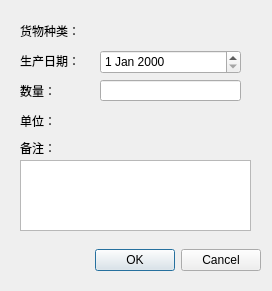
<?xml version="1.0" encoding="UTF-8"?>
<ui version="4.0">
 <class>EditCargo</class>
 <widget class="QDialog" name="EditCargo">
  <property name="geometry">
   <rect>
    <x>0</x>
    <y>0</y>
    <width>272</width>
    <height>291</height>
   </rect>
  </property>
  <property name="windowTitle">
   <string>进货</string>
  </property>
  <widget class="QDialogButtonBox" name="buttonBox">
   <property name="geometry">
    <rect>
     <x>40</x>
     <y>240</y>
     <width>221</width>
     <height>41</height>
    </rect>
   </property>
   <property name="orientation">
    <enum>Qt::Horizontal</enum>
   </property>
   <property name="standardButtons">
    <set>QDialogButtonBox::Cancel|QDialogButtonBox::Ok</set>
   </property>
  </widget>
  <widget class="QLabel" name="label">
   <property name="geometry">
    <rect>
     <x>20</x>
     <y>50</y>
     <width>71</width>
     <height>21</height>
    </rect>
   </property>
   <property name="text">
    <string>生产日期：</string>
   </property>
  </widget>
  <widget class="QLabel" name="label_2">
   <property name="geometry">
    <rect>
     <x>20</x>
     <y>80</y>
     <width>71</width>
     <height>21</height>
    </rect>
   </property>
   <property name="text">
    <string>数量：</string>
   </property>
  </widget>
  <widget class="QLabel" name="label_3">
   <property name="geometry">
    <rect>
     <x>20</x>
     <y>110</y>
     <width>71</width>
     <height>21</height>
    </rect>
   </property>
   <property name="text">
    <string>单位：</string>
   </property>
  </widget>
  <widget class="QLabel" name="label_4">
   <property name="geometry">
    <rect>
     <x>20</x>
     <y>140</y>
     <width>60</width>
     <height>16</height>
    </rect>
   </property>
   <property name="text">
    <string>备注：</string>
   </property>
  </widget>
  <widget class="QLabel" name="label_5">
   <property name="geometry">
    <rect>
     <x>20</x>
     <y>20</y>
     <width>71</width>
     <height>21</height>
    </rect>
   </property>
   <property name="text">
    <string>货物种类：</string>
   </property>
  </widget>
  <widget class="QLabel" name="cargoTypeLabel">
   <property name="geometry">
    <rect>
     <x>100</x>
     <y>20</y>
     <width>141</width>
     <height>21</height>
    </rect>
   </property>
   <property name="text">
    <string/>
   </property>
  </widget>
  <widget class="QLabel" name="unitLabel">
   <property name="geometry">
    <rect>
     <x>100</x>
     <y>110</y>
     <width>141</width>
     <height>21</height>
    </rect>
   </property>
   <property name="text">
    <string/>
   </property>
  </widget>
  <widget class="QDateEdit" name="productionDateEdit">
   <property name="geometry">
    <rect>
     <x>100</x>
     <y>50</y>
     <width>141</width>
     <height>24</height>
    </rect>
   </property>
  </widget>
  <widget class="QLineEdit" name="countEdit">
   <property name="geometry">
    <rect>
     <x>100</x>
     <y>80</y>
     <width>141</width>
     <height>21</height>
    </rect>
   </property>
  </widget>
  <widget class="QTextEdit" name="commentEdit">
   <property name="geometry">
    <rect>
     <x>20</x>
     <y>160</y>
     <width>231</width>
     <height>71</height>
    </rect>
   </property>
  </widget>
 </widget>
 <resources/>
 <connections>
  <connection>
   <sender>buttonBox</sender>
   <signal>accepted()</signal>
   <receiver>EditCargo</receiver>
   <slot>accept()</slot>
   <hints>
    <hint type="sourcelabel">
     <x>248</x>
     <y>254</y>
    </hint>
    <hint type="destinationlabel">
     <x>157</x>
     <y>274</y>
    </hint>
   </hints>
  </connection>
  <connection>
   <sender>buttonBox</sender>
   <signal>rejected()</signal>
   <receiver>EditCargo</receiver>
   <slot>reject()</slot>
   <hints>
    <hint type="sourcelabel">
     <x>316</x>
     <y>260</y>
    </hint>
    <hint type="destinationlabel">
     <x>286</x>
     <y>274</y>
    </hint>
   </hints>
  </connection>
 </connections>
</ui>
